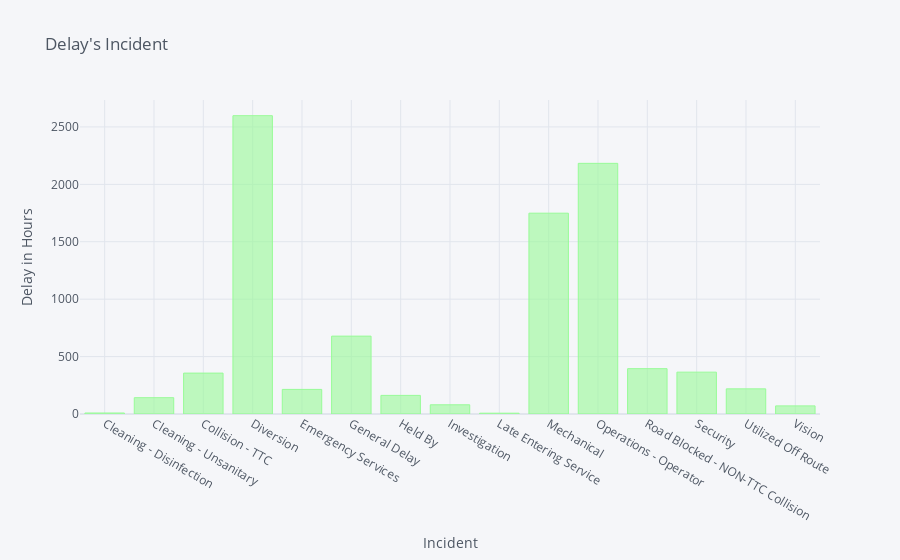

The code cell stored with this chart in its notebook:
### Markdown cell above
<h4 style=' font-family:monospace'><center>First we want to know what is the most important reason for Bus's delay in this city? 
So we need to group all the Incidents together and then calculate the sum of the delay:</center></h4>

### Code cell
Incident = df.groupby(df['Incident'])['Min Delay'].sum()/60 # To Hour for making more sence
df_Inc = pd.DataFrame({'labels': Incident.index,
                   'values': Incident.values
                  })
df_Inc.iplot(kind='bar',x = 'labels', y = 'values', title="Delay's Incident", colors = 'palegreen',  #I love this color <3
            xTitle = 'Incident', yTitle = 'Delay in Hours')

### Figure 1 — Plotly figure (JSON) as saved in the notebook; plotly's stock layout.template omitted (floating-point values rounded to 4 significant figures)
{"data": [{"marker": {"color": "rgba(152, 251, 152, 0.6)", "line": {"color": "rgba(152, 251, 152, 1.0)", "width": 1}}, "name": "values", "orientation": "v", "text": "", "type": "bar", "x": ["Cleaning - Disinfection", "Cleaning - Unsanitary", "Collision - TTC", "Diversion", "Emergency Services", "General Delay", "Held By", "Investigation", "Late Entering Service", "Mechanical", "Operations - Operator", "Road Blocked - NON-TTC Collision", "Security", "Utilized Off Route", "Vision"], "y": [8.783, 142.0, 356.2, 2598.0, 214.3, 678.2, 162.1, 80.13, 7.133, 1749.0, 2183.0, 394.9, 364.7, 219.0, 70.63]}], "layout": {"legend": {"bgcolor": "#F5F6F9", "font": {"color": "#4D5663"}}, "paper_bgcolor": "#F5F6F9", "plot_bgcolor": "#F5F6F9", "title": {"font": {"color": "#4D5663"}, "text": "Delay's Incident"}, "xaxis": {"gridcolor": "#E1E5ED", "showgrid": true, "tickfont": {"color": "#4D5663"}, "title": {"font": {"color": "#4D5663"}, "text": "Incident"}, "zerolinecolor": "#E1E5ED"}, "yaxis": {"gridcolor": "#E1E5ED", "showgrid": true, "tickfont": {"color": "#4D5663"}, "title": {"font": {"color": "#4D5663"}, "text": "Delay in Hours"}, "zerolinecolor": "#E1E5ED"}}}
